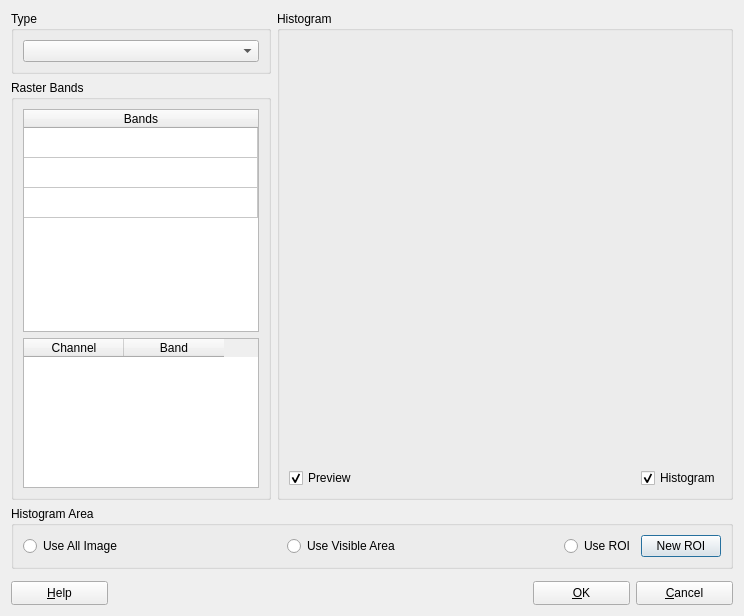
<?xml version="1.0" encoding="UTF-8"?>
<ui version="4.0">
 <class>ContrastDialogForm</class>
 <widget class="QDialog" name="ContrastDialogForm">
  <property name="geometry">
   <rect>
    <x>0</x>
    <y>0</y>
    <width>744</width>
    <height>616</height>
   </rect>
  </property>
  <property name="sizePolicy">
   <sizepolicy hsizetype="Preferred" vsizetype="Preferred">
    <horstretch>0</horstretch>
    <verstretch>0</verstretch>
   </sizepolicy>
  </property>
  <property name="minimumSize">
   <size>
    <width>0</width>
    <height>0</height>
   </size>
  </property>
  <property name="maximumSize">
   <size>
    <width>5000</width>
    <height>5000</height>
   </size>
  </property>
  <property name="windowTitle">
   <string>Contrast</string>
  </property>
  <property name="layoutDirection">
   <enum>Qt::LeftToRight</enum>
  </property>
  <layout class="QGridLayout" name="gridLayout_13">
   <item row="0" column="0">
    <layout class="QGridLayout" name="gridLayout_12" columnstretch="0,1">
     <item row="0" column="0">
      <layout class="QGridLayout" name="gridLayout_11" rowstretch="0,0">
       <item row="0" column="0">
        <widget class="QGroupBox" name="groupBox">
         <property name="sizePolicy">
          <sizepolicy hsizetype="Preferred" vsizetype="Preferred">
           <horstretch>0</horstretch>
           <verstretch>0</verstretch>
          </sizepolicy>
         </property>
         <property name="minimumSize">
          <size>
           <width>0</width>
           <height>0</height>
          </size>
         </property>
         <property name="maximumSize">
          <size>
           <width>260</width>
           <height>16777215</height>
          </size>
         </property>
         <property name="title">
          <string>Type</string>
         </property>
         <layout class="QGridLayout" name="gridLayout_6">
          <item row="0" column="0">
           <widget class="QComboBox" name="m_contrastTypeComboBox">
            <property name="sizePolicy">
             <sizepolicy hsizetype="Expanding" vsizetype="Fixed">
              <horstretch>0</horstretch>
              <verstretch>0</verstretch>
             </sizepolicy>
            </property>
           </widget>
          </item>
         </layout>
        </widget>
       </item>
       <item row="1" column="0">
        <widget class="QGroupBox" name="groupBox_5">
         <property name="sizePolicy">
          <sizepolicy hsizetype="Expanding" vsizetype="Preferred">
           <horstretch>0</horstretch>
           <verstretch>0</verstretch>
          </sizepolicy>
         </property>
         <property name="minimumSize">
          <size>
           <width>0</width>
           <height>0</height>
          </size>
         </property>
         <property name="maximumSize">
          <size>
           <width>260</width>
           <height>16777215</height>
          </size>
         </property>
         <property name="title">
          <string>Raster Bands</string>
         </property>
         <layout class="QGridLayout" name="gridLayout_7">
          <item row="0" column="0">
           <layout class="QGridLayout" name="gridLayout_3">
            <item row="0" column="0">
             <widget class="QTableWidget" name="m_bandTableWidget">
              <property name="minimumSize">
               <size>
                <width>0</width>
                <height>115</height>
               </size>
              </property>
              <property name="maximumSize">
               <size>
                <width>250</width>
                <height>16777215</height>
               </size>
              </property>
              <property name="sizeAdjustPolicy">
               <enum>QAbstractScrollArea::AdjustIgnored</enum>
              </property>
              <property name="alternatingRowColors">
               <bool>false</bool>
              </property>
              <property name="selectionMode">
               <enum>QAbstractItemView::SingleSelection</enum>
              </property>
              <property name="selectionBehavior">
               <enum>QAbstractItemView::SelectRows</enum>
              </property>
              <property name="showGrid">
               <bool>true</bool>
              </property>
              <attribute name="horizontalHeaderVisible">
               <bool>true</bool>
              </attribute>
              <attribute name="horizontalHeaderMinimumSectionSize">
               <number>29</number>
              </attribute>
              <attribute name="horizontalHeaderStretchLastSection">
               <bool>true</bool>
              </attribute>
              <attribute name="verticalHeaderVisible">
               <bool>false</bool>
              </attribute>
              <row>
               <property name="text">
                <string>New Row</string>
               </property>
              </row>
              <row>
               <property name="text">
                <string>New Row</string>
               </property>
              </row>
              <row>
               <property name="text">
                <string>New Row</string>
               </property>
              </row>
              <column>
               <property name="text">
                <string>Bands</string>
               </property>
              </column>
             </widget>
            </item>
            <item row="1" column="0">
             <widget class="QTableWidget" name="m_channelTableWidget">
              <property name="maximumSize">
               <size>
                <width>250</width>
                <height>150</height>
               </size>
              </property>
              <column>
               <property name="text">
                <string>Channel</string>
               </property>
              </column>
              <column>
               <property name="text">
                <string>Band</string>
               </property>
              </column>
             </widget>
            </item>
           </layout>
          </item>
         </layout>
        </widget>
       </item>
      </layout>
     </item>
     <item row="0" column="1">
      <widget class="QGroupBox" name="m_histogramGroupBox">
       <property name="sizePolicy">
        <sizepolicy hsizetype="Expanding" vsizetype="Expanding">
         <horstretch>0</horstretch>
         <verstretch>0</verstretch>
        </sizepolicy>
       </property>
       <property name="title">
        <string>Histogram</string>
       </property>
       <layout class="QGridLayout" name="gridLayout_9">
        <item row="0" column="0">
         <layout class="QGridLayout" name="gridLayout_2">
          <item row="0" column="0">
           <layout class="QGridLayout" name="gridLayout_4">
            <item row="0" column="0">
             <widget class="QWidget" name="m_histWidget" native="true">
              <property name="sizePolicy">
               <sizepolicy hsizetype="Expanding" vsizetype="MinimumExpanding">
                <horstretch>0</horstretch>
                <verstretch>0</verstretch>
               </sizepolicy>
              </property>
             </widget>
            </item>
            <item row="1" column="0">
             <widget class="QLabel" name="m_tipLabel">
              <property name="text">
               <string/>
              </property>
             </widget>
            </item>
           </layout>
          </item>
          <item row="1" column="0">
           <layout class="QGridLayout" name="gridLayout">
            <item row="0" column="0">
             <widget class="QCheckBox" name="m_previewCheckBox">
              <property name="text">
               <string>Preview</string>
              </property>
              <property name="checked">
               <bool>true</bool>
              </property>
             </widget>
            </item>
            <item row="0" column="1">
             <spacer name="horizontalSpacer_3">
              <property name="orientation">
               <enum>Qt::Horizontal</enum>
              </property>
              <property name="sizeHint" stdset="0">
               <size>
                <width>40</width>
                <height>20</height>
               </size>
              </property>
             </spacer>
            </item>
            <item row="0" column="2">
             <widget class="QCheckBox" name="m_histogramCheckBox">
              <property name="text">
               <string>Histogram</string>
              </property>
              <property name="checked">
               <bool>true</bool>
              </property>
             </widget>
            </item>
           </layout>
          </item>
         </layout>
        </item>
       </layout>
      </widget>
     </item>
    </layout>
   </item>
   <item row="1" column="0">
    <widget class="QGroupBox" name="m_histAreaGroupBox">
     <property name="title">
      <string>Histogram Area</string>
     </property>
     <layout class="QGridLayout" name="gridLayout_10">
      <item row="0" column="0">
       <layout class="QGridLayout" name="gridLayout_8">
        <item row="0" column="0">
         <layout class="QGridLayout" name="gridLayout_5">
          <item row="0" column="0">
           <widget class="QRadioButton" name="m_allImageRadioButton">
            <property name="text">
             <string>Use All Image</string>
            </property>
           </widget>
          </item>
          <item row="0" column="1">
           <spacer name="horizontalSpacer_2">
            <property name="orientation">
             <enum>Qt::Horizontal</enum>
            </property>
            <property name="sizeHint" stdset="0">
             <size>
              <width>40</width>
              <height>20</height>
             </size>
            </property>
           </spacer>
          </item>
          <item row="0" column="2">
           <widget class="QRadioButton" name="m_visibleAreaRadioButton">
            <property name="text">
             <string>Use Visible Area</string>
            </property>
            <property name="checkable">
             <bool>true</bool>
            </property>
            <property name="checked">
             <bool>false</bool>
            </property>
           </widget>
          </item>
          <item row="0" column="3">
           <spacer name="horizontalSpacer_4">
            <property name="orientation">
             <enum>Qt::Horizontal</enum>
            </property>
            <property name="sizeHint" stdset="0">
             <size>
              <width>40</width>
              <height>20</height>
             </size>
            </property>
           </spacer>
          </item>
          <item row="0" column="4">
           <widget class="QRadioButton" name="m_roiRadioButton">
            <property name="text">
             <string>Use ROI</string>
            </property>
           </widget>
          </item>
          <item row="0" column="5">
           <widget class="QPushButton" name="m_newROIPushButton">
            <property name="enabled">
             <bool>true</bool>
            </property>
            <property name="text">
             <string>New ROI</string>
            </property>
            <property name="checkable">
             <bool>true</bool>
            </property>
           </widget>
          </item>
         </layout>
        </item>
       </layout>
      </item>
     </layout>
    </widget>
   </item>
   <item row="2" column="0">
    <widget class="QWidget" name="m_outputWidget" native="true">
     <property name="minimumSize">
      <size>
       <width>0</width>
       <height>0</height>
      </size>
     </property>
    </widget>
   </item>
   <item row="3" column="0">
    <layout class="QHBoxLayout" name="horizontalLayout">
     <item>
      <widget class="QPushButton" name="m_helpPushButton">
       <property name="sizePolicy">
        <sizepolicy hsizetype="Fixed" vsizetype="Fixed">
         <horstretch>0</horstretch>
         <verstretch>0</verstretch>
        </sizepolicy>
       </property>
       <property name="minimumSize">
        <size>
         <width>97</width>
         <height>24</height>
        </size>
       </property>
       <property name="text">
        <string>&amp;Help</string>
       </property>
      </widget>
     </item>
     <item>
      <spacer name="horizontalSpacer">
       <property name="orientation">
        <enum>Qt::Horizontal</enum>
       </property>
       <property name="sizeHint" stdset="0">
        <size>
         <width>136</width>
         <height>20</height>
        </size>
       </property>
      </spacer>
     </item>
     <item>
      <widget class="QPushButton" name="m_okPushButton">
       <property name="sizePolicy">
        <sizepolicy hsizetype="Fixed" vsizetype="Fixed">
         <horstretch>0</horstretch>
         <verstretch>0</verstretch>
        </sizepolicy>
       </property>
       <property name="minimumSize">
        <size>
         <width>97</width>
         <height>24</height>
        </size>
       </property>
       <property name="text">
        <string>&amp;OK</string>
       </property>
      </widget>
     </item>
     <item>
      <widget class="QPushButton" name="m_cancelPushButton">
       <property name="sizePolicy">
        <sizepolicy hsizetype="Fixed" vsizetype="Fixed">
         <horstretch>0</horstretch>
         <verstretch>0</verstretch>
        </sizepolicy>
       </property>
       <property name="minimumSize">
        <size>
         <width>97</width>
         <height>24</height>
        </size>
       </property>
       <property name="text">
        <string>&amp;Cancel</string>
       </property>
      </widget>
     </item>
    </layout>
   </item>
  </layout>
 </widget>
 <resources/>
 <connections>
  <connection>
   <sender>m_cancelPushButton</sender>
   <signal>clicked()</signal>
   <receiver>ContrastDialogForm</receiver>
   <slot>close()</slot>
   <hints>
    <hint type="sourcelabel">
     <x>388</x>
     <y>361</y>
    </hint>
    <hint type="destinationlabel">
     <x>224</x>
     <y>189</y>
    </hint>
   </hints>
  </connection>
 </connections>
</ui>
